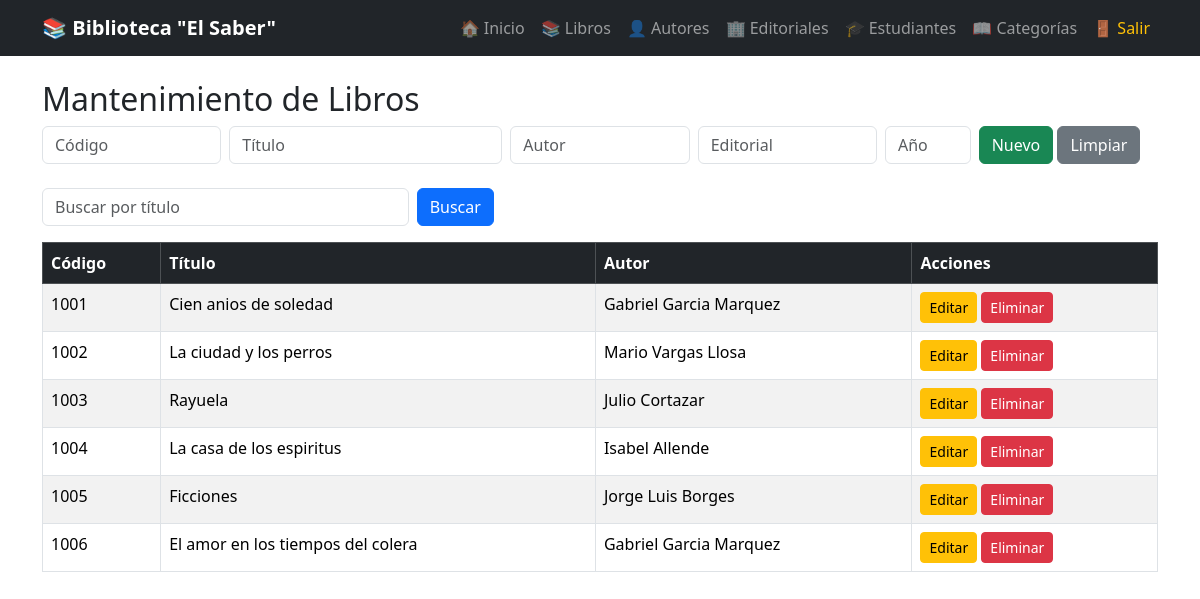
Screenshot of /libros/libros.php (signed in) with the database file from the repository.
### tables this page shows
create table libros(
ID int auto_increment primary key ,
codigo int,
titulo varchar(255),
autor varchar(255), foreign key (autor) references autores(nombre),
editorial varchar(255), foreign key (editorial) references editoriales(nombre_Editorial),
anio int);

### libros/libros.php (the view, shortened to what this page needs)
<?php
include("../conexion.php");
$ruta = "../";
$editar = null;
$buscar = $_GET['buscar'] ?? '';
$stmt = $conexion->prepare("SELECT * FROM libros WHERE titulo LIKE ?");
$stmt->execute(["%$buscar%"]);
$libros = $stmt->fetchAll();
?>
<!DOCTYPE html>
<html lang="es">
<head>
    <link href="https://cdn.jsdelivr.net/npm/bootstrap@5.3.3/dist/css/bootstrap.min.css" rel="stylesheet">
</head>
<body>
<?php include("../navbar.php"); ?>
<div class="container mt-4">
    <h2>Mantenimiento de Libros</h2>
    <form method="POST" class="row g-2 mb-4">
        <div class="col-md-2"><input type="number" name="codigo" class="form-control" placeholder="Código" value="<?= $editar['codigo'] ?? '' ?>" required></div>
        <div class="col-md-3"><input type="text" name="titulo" class="form-control" placeholder="Título" value="<?= $editar['titulo'] ?? '' ?>" required></div>
        <div class="col-md-2"><input type="text" name="autor" class="form-control" placeholder="Autor" value="<?= $editar['autor'] ?? '' ?>" required></div>
        <div class="col-md-2"><input type="text" name="editorial" class="form-control" placeholder="Editorial" value="<?= $editar['editorial'] ?? '' ?>"></div>
        <div class="col-md-1"><input type="number" name="anio" class="form-control" placeholder="Año" value="<?= $editar['anio'] ?? '' ?>"></div>
        <div class="col-md-2">
            <button type="submit" class="btn btn-success"><?= $editar ? 'Editar' : 'Nuevo' ?></button>
            <a href="libros.php" class="btn btn-secondary">Limpiar</a>
        </div>
    </form>
    <form method="GET" class="row g-2 mb-3">
        <div class="col-md-4"><input type="text" name="buscar" class="form-control" placeholder="Buscar por título" value="<?= htmlspecialchars($buscar) ?>"></div>
        <div class="col-md-2"><button type="submit" class="btn btn-primary">Buscar</button></div>
    </form>
    <table class="table table-bordered table-striped">
        <thead class="table-dark">
            <tr><th>Código</th><th>Título</th><th>Autor</th><th>Acciones</th></tr>
        </thead>
        <tbody>
            <?php foreach ($libros as $fila) { ?>
            <tr>
                <td><?= $fila['codigo'] ?></td>
                <td><?= $fila['titulo'] ?></td>
                <td><?= $fila['autor'] ?></td>
                <td>
                    <a href="?editar=<?= $fila['ID'] ?>" class="btn btn-sm btn-warning">Editar</a>
                    <a href="?eliminar=<?= $fila['ID'] ?>" class="btn btn-sm btn-danger" onclick="return confirm('¿Eliminar registro?')">Eliminar</a>
                </td>
            </tr>
            <?php } ?>
        </tbody>
    </table>
</div>
</body>
</html>

### navbar.php (shortened to what this page needs)
<?php
$ruta = isset($ruta) ? $ruta : "";
?>
<nav class="navbar navbar-expand-lg navbar-dark bg-dark">
    <div class="container">
        <a class="navbar-brand fw-bold" href="<?= $ruta ?>index.php">
            📚 Biblioteca "El Saber"
        </a>
        <div class="collapse navbar-collapse" id="menu">
            <ul class="navbar-nav ms-auto">
                <li class="nav-item">
                    <a class="nav-link" href="<?= $ruta ?>index.php">🏠 Inicio</a>
                </li>
                <li class="nav-item">
                    <a class="nav-link" href="<?= $ruta ?>libros/libros.php">📚 Libros</a>
                </li>
                <li class="nav-item">
                    <a class="nav-link" href="<?= $ruta ?>autores/autores.php">👤 Autores</a>
                </li>
                <li class="nav-item">
                    <a class="nav-link" href="<?= $ruta ?>editoriales/editoriales.php">🏢 Editoriales</a>
                </li>
                <li class="nav-item">
                    <a class="nav-link" href="<?= $ruta ?>estudiantes/estudiantes.php">🎓 Estudiantes</a>
                </li>
                <li class="nav-item">
                    <a class="nav-link" href="<?= $ruta ?>categorias/categorias.php">📖 Categorías</a>
                </li>
                <li class="nav-item">
                    <a class="nav-link text-warning" href="<?= $ruta ?>logout.php">🚪 Salir</a>
                </li>
            </ul>
        </div>
    </div>
</nav>

### rows the page displays
libros: codigo "1001", titulo "Cien anios de soledad", autor "Gabriel Garcia Marquez"
libros: codigo "1002", titulo "La ciudad y los perros", autor "Mario Vargas Llosa"
libros: codigo "1003", titulo "Rayuela", autor "Julio Cortazar"
libros: codigo "1004", titulo "La casa de los espiritus", autor "Isabel Allende"
libros: codigo "1005", titulo "Ficciones", autor "Jorge Luis Borges"
libros: codigo "1006", titulo "El amor en los tiempos del colera", autor "Gabriel Garcia Marquez"
